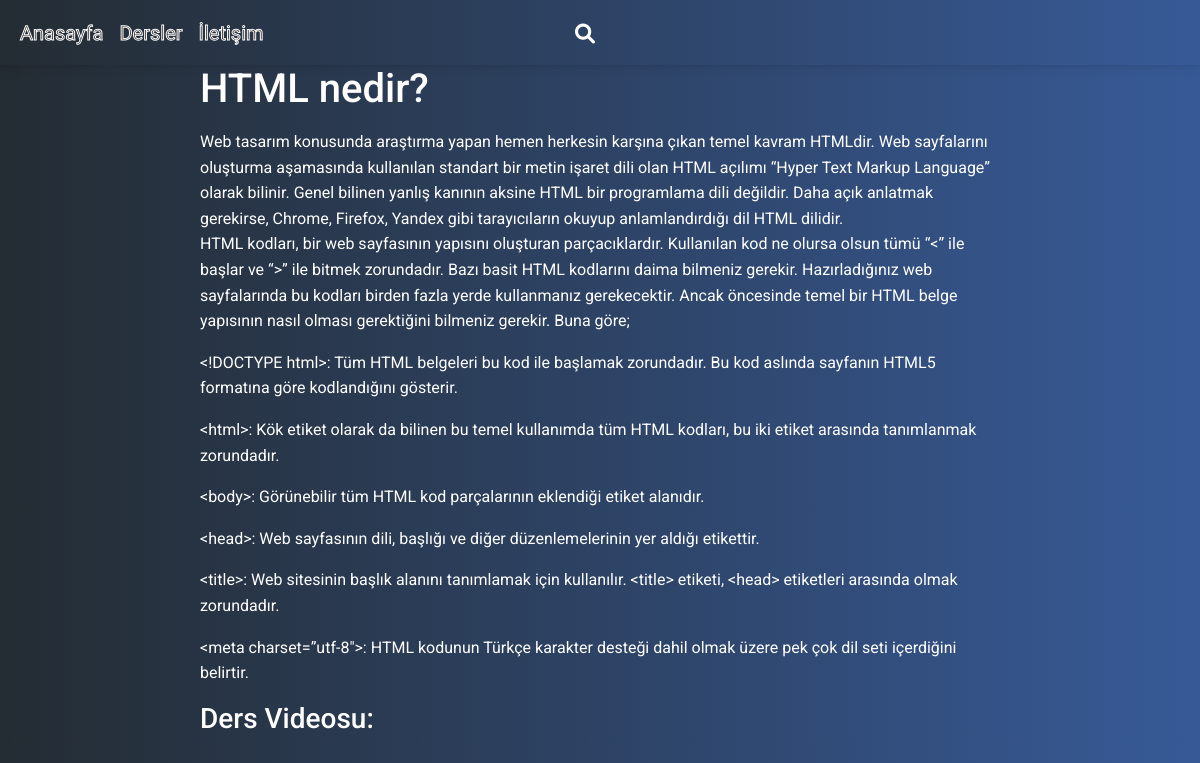
The app's page /Html/1/ with its own data.
### quiz/models.py (models this page shows, shortened)
class  Html(models.Model):
	tutorial_Title = models.CharField(max_length=20000)
	tutorial_Body = models.TextField()
	tutorial_Video = EmbedVideoField()
	class  Meta:
		verbose_name_plural = "Html"

### quiz/views.py (the view)
# urls.py: path('Html/<int:pk>/', html_detail, name='html_detail'),
def  html_detail(request,pk):
	html = Html.objects.get(pk=pk)
	context = {
	'html': html,
	}
	return  render(request, 'detay/htmldetay.html', context)

### quiz/templates/detay/htmldetay.html (shortened to what this page needs)
{% extends 'base.html' %}
{% load embed_video_tags %}
{% load static %}
{% block body %}
{% include 'part/header.html' %}
<div class="header vh100 gradient-custom">
    <div  class="col-md-8 offset-md-2">
        <h1 style="color: white;">{{ html.tutorial_Title }}</h1>
        <p class="icerik">{{ html.tutorial_Body | linebreaks }}</p>
        <h3 style="color: white;">Ders Videosu:</h3>
    </div>
</div>
{% endblock body %}

### quiz/static/style.css (style rules this page uses)
.gradient-custom { background: #0045c5dc; color: white !important; background: -webkit-linear-gradient(to right, rgb(36, 44, 51), rgb(55, 90, 151)); background: linear-gradient(to right, rgb(36, 44, 51), rgb(55, 90, 151)) }
*, *::before, *::after { margin: 0; padding: 0; box-sizing: border-box; }

### quiz/templates/detay/htmldetay.html (style rules this page uses)
body { background: #0045c5dc; background: -webkit-linear-gradient(to right, rgb(36, 44, 51), rgb(55, 90, 151)); background: linear-gradient(to right, rgb(36, 44, 51), rgb(55, 90, 151)) }

### records on screen
Html: tutorial_Title "HTML nedir?", tutorial_Body "Web tasarım konusunda araştırma yapan hemen herkesin karşına çıkan temel kavram HTMLdir. Web sayfalarını oluşturma aşamasında kullanılan standart bir metin işaret dili olan HTML açılımı “Hyper Text Markup Language” olarak bilinir. Genel bilinen yanlış kanının aksine HTML bir programlama dili değildir. Daha açık anlatmak gerekirse, Chrome, Firefox, Yandex gibi tarayıcıların okuyup anlamlandırdığı dil HTML dilidir. HTML kodları, bir web sayfasının yapısını oluşturan parçacıklardır. Kullanılan kod ne olursa olsun tümü “<” ile başlar ve “>” ile bitmek zorundadır. Bazı basit HTML kodlarını daima bilmeniz gerekir. Hazırladığınız web sayfalarında bu kodları birden fazla yerde kullanmanız…"
